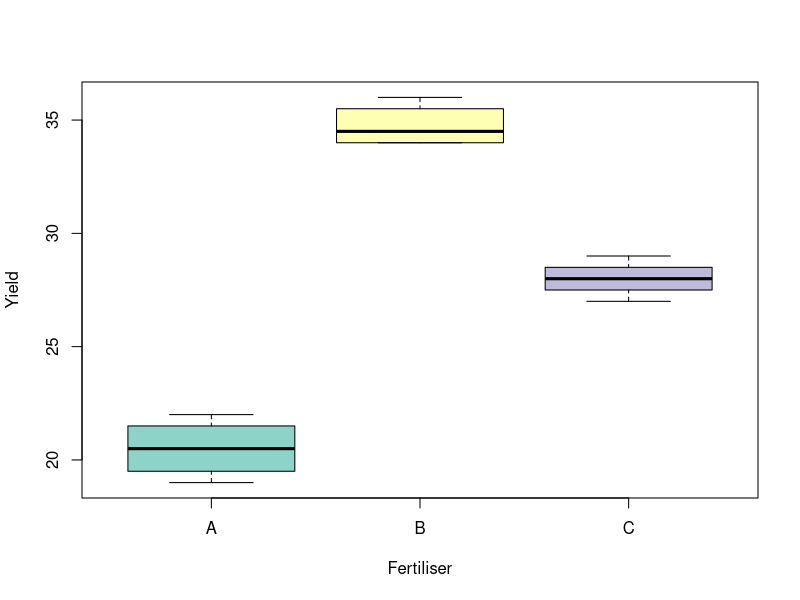
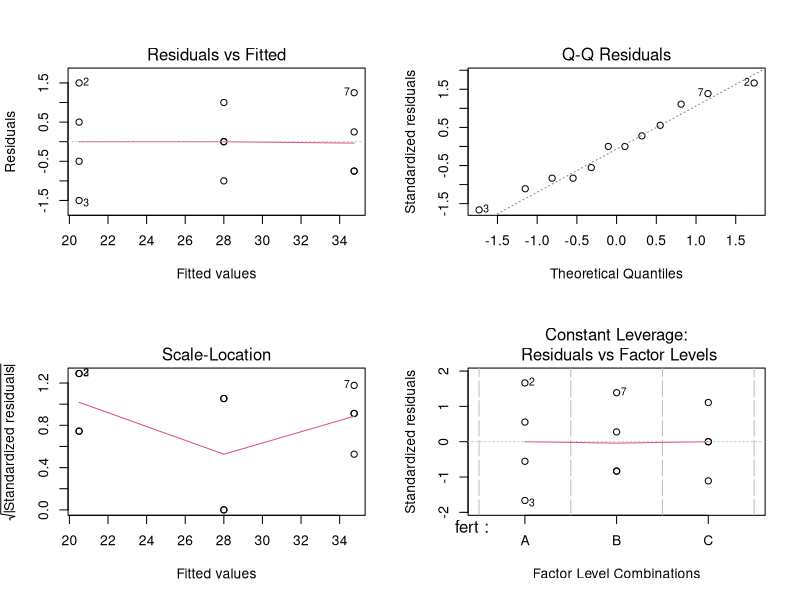
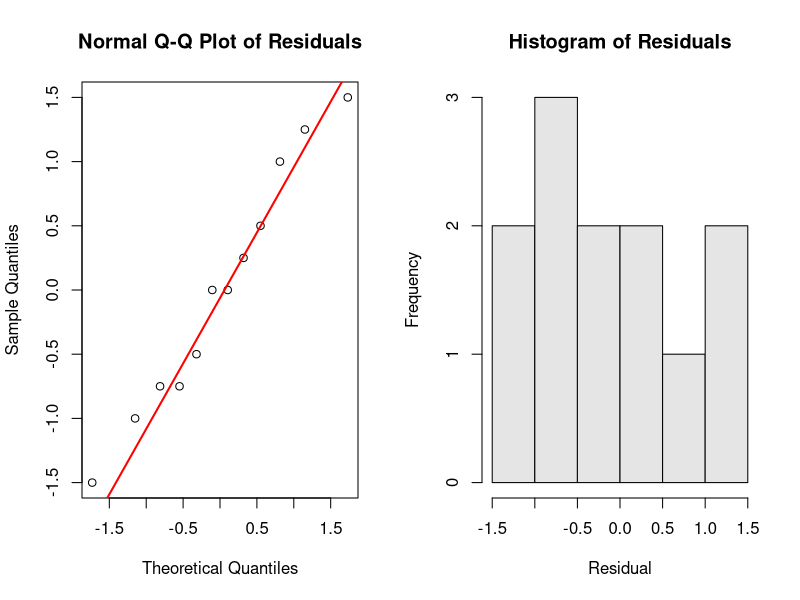
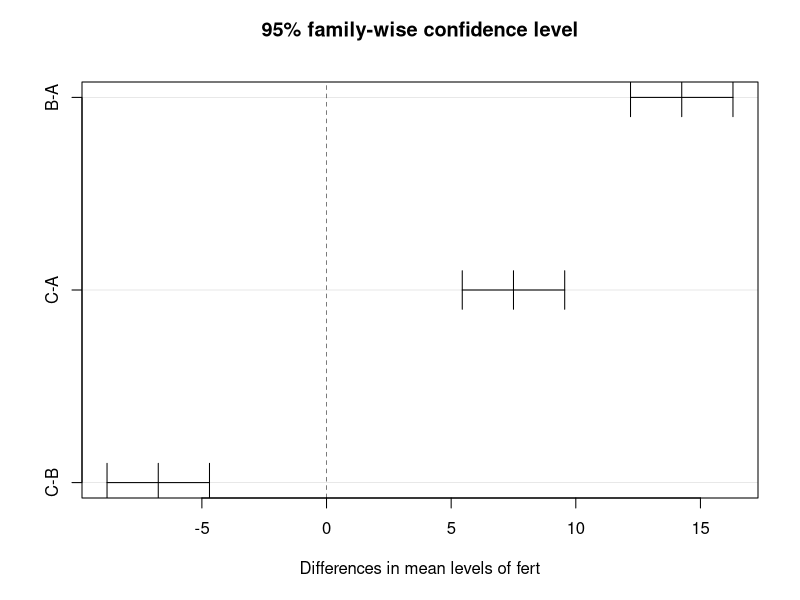
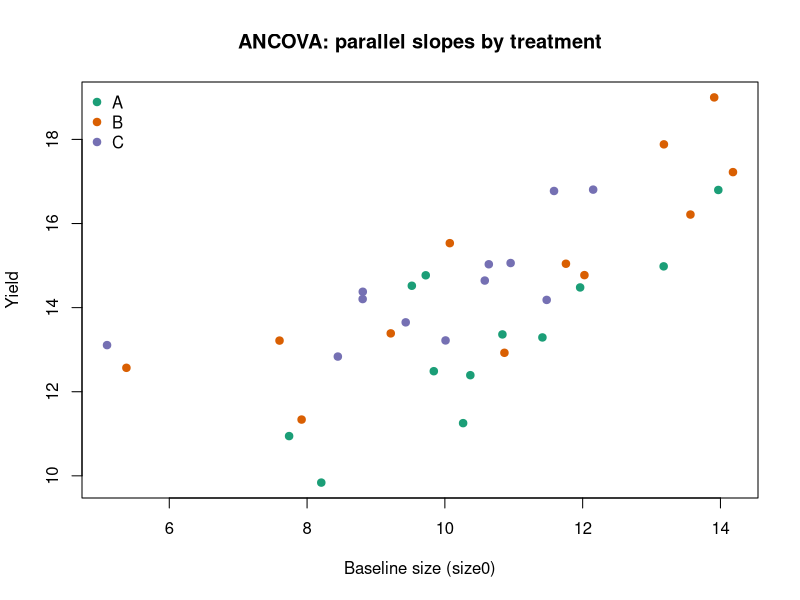
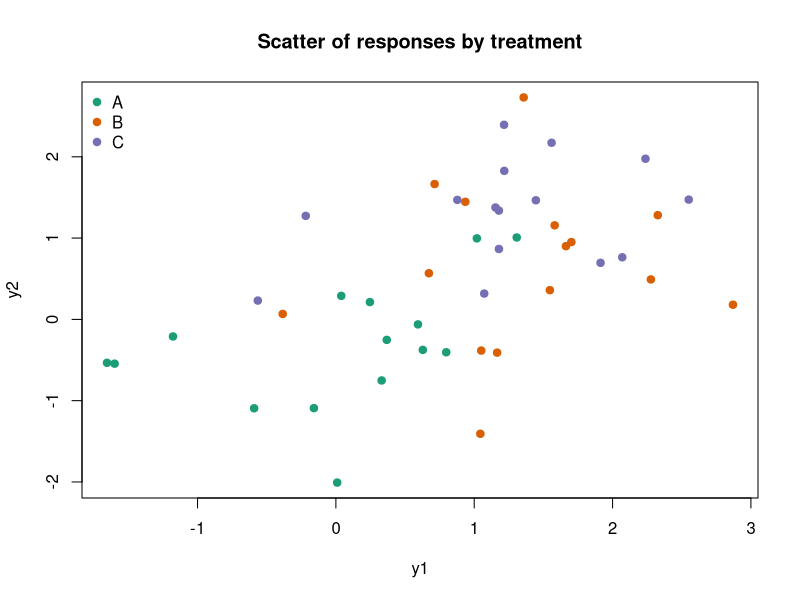
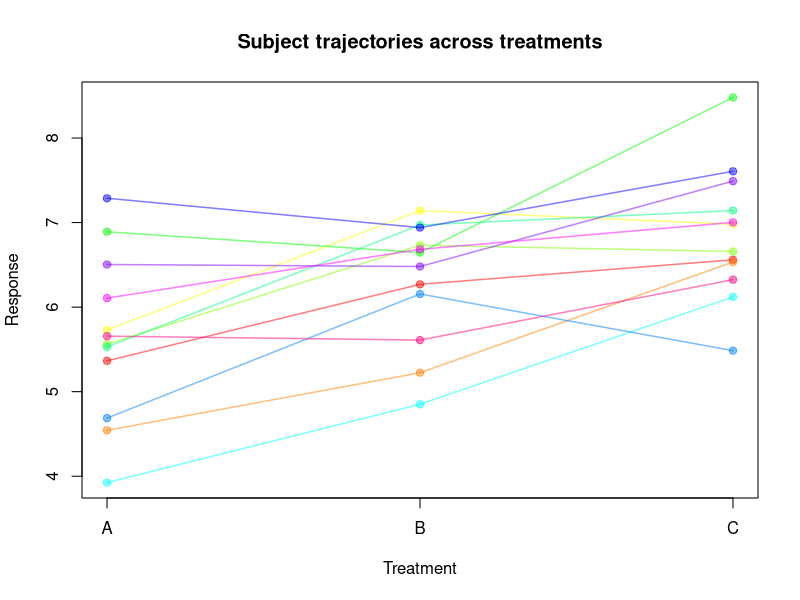
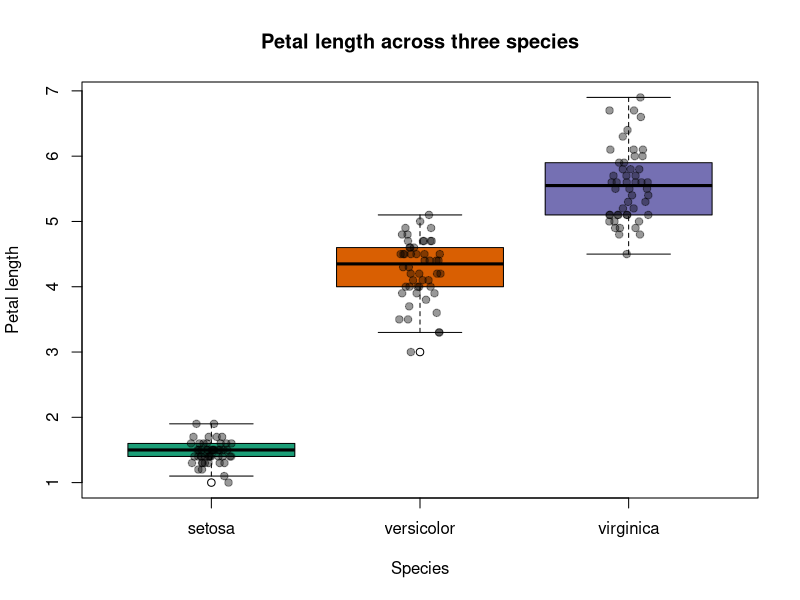

The R script that drew these images, in order:
## ---- chunk 1
# Optional: run once if you want to use Levene's test
# install.packages("car")
## ---- chunk 2
set.seed(42)
x <- rnorm(30, mean = 0, sd = 1.0)
y <- rnorm(30, mean = 0, sd = 1.6)
var.test(x, y)  # F-test for equality of variances
## ---- chunk 3
fert <- data.frame(
  yield = c(20, 22, 19, 21,
            34, 35, 36, 34,
            27, 28, 29, 28),
  fert = factor(rep(c("A","B","C"), each = 4))
)
## ---- chunk 4
head(fert)
summary(fert)
table(fert$fert)
## ---- chunk 5
boxplot(yield ~ fert, data = fert,
        xlab = "Fertiliser", ylab = "Yield",
        col = c("#8dd3c7","#ffffb3","#bebada"))
## ---- chunk 6
fit <- aov(yield ~ fert, data = fert)
summary(fit)
## ---- chunk 7
# Group means and counts
group_means <- tapply(fert$yield, fert$fert, mean)
group_counts <- table(fert$fert)
grand_mean <- mean(fert$yield)

# Between-groups sum of squares (SSB)
SSB <- sum(group_counts * (group_means - grand_mean)^2)

# Within-groups sum of squares (SSW)
SSW <- sum(unlist(tapply(fert$yield, fert$fert, function(v) sum((v - mean(v))^2))))

# Degrees of freedom
k <- length(group_means)
N <- nrow(fert)
df_between <- k - 1
df_within  <- N - k

# Mean squares and F
MSB <- SSB / df_between
MSW <- SSW / df_within
F_manual <- MSB / MSW

# Assemble a manual ANOVA table
anova_manual <- data.frame(
  Source = c("fert", "Residuals"),
  Df     = c(df_between, df_within),
  `Sum Sq`= c(SSB, SSW),
  `Mean Sq`= c(MSB, MSW),
  check.names = FALSE
)
anova_manual
F_manual

# Compare with aov()
anova(aov(yield ~ fert, data = fert))
## ---- chunk 8
par(mfrow = c(2,2))
plot(fit)
par(mfrow = c(1,1))
## ---- chunk 9
# Normality of residuals
shapiro.test(residuals(fit))

# Homogeneity of variances (choose one)
bartlett.test(yield ~ fert, data = fert)        # Bartlett's test (sensitive to non‑normality)
# If you installed 'car':
# car::leveneTest(yield ~ fert, data = fert)    # Levene's test (more robust)
## ---- chunk 10
res <- residuals(fit)
par(mfrow = c(1,2))
qqnorm(res, main = "Normal Q-Q Plot of Residuals")
qqline(res, col = "red", lwd = 2)
hist(res, breaks = 10, col = "gray90", main = "Histogram of Residuals",
     xlab = "Residual")
par(mfrow = c(1,1))
## ---- chunk 11
TukeyHSD(fit)
## ---- chunk 12
plot(TukeyHSD(fit))
## ---- chunk 13
pairwise.t.test(fert$yield, fert$fert, p.adjust.method = "bonferroni")
## ---- chunk 14
set.seed(1)
twoway <- expand.grid(
  fert  = factor(c("A","B","C")),
  block = factor(1:4)
)

twoway$yield <- c(20, 21, 19, 22,
                  34, 33, 36, 35,
                  27, 28, 30, 29) + rnorm(12, 0, 0.6)

tw_fit <- aov(yield ~ fert + block, data = twoway)
summary(tw_fit)
## ---- chunk 15
tw_fit2 <- aov(yield ~ fert * block, data = twoway)
summary(tw_fit2)
## ---- chunk 16
set.seed(2)
n_per <- 12
ancova <- data.frame(
  fert = factor(rep(c("A","B","C"), each = n_per)),
  size0 = rnorm(3 * n_per, mean = 10, sd = 2)
)
# True treatment effect and slope
beta0 <- 5; slope <- 0.8
trt_effect <- c(A = 0, B = 1.2, C = 2.0)
ancova$yield <- with(ancova, beta0 + trt_effect[fert] + slope * size0 + rnorm(nrow(ancova), 0, 1))

# Parallel slopes model (no interaction)
fit_ancova <- aov(yield ~ fert + size0, data = ancova)
summary(fit_ancova)

# Optional: test for non-parallel slopes
fit_ancova_int <- aov(yield ~ fert * size0, data = ancova)
anova(fit_ancova, fit_ancova_int)
## ---- chunk 17
lm_ancova <- lm(yield ~ fert + size0, data = ancova)
cols <- c(A = "#1b9e77", B = "#d95f02", C = "#7570b3")
plot(yield ~ size0, data = ancova, col = cols[fert], pch = 19,
     main = "ANCOVA: parallel slopes by treatment", xlab = "Baseline size (size0)", ylab = "Yield")
legend("topleft", legend = levels(ancova$fert), col = cols, pch = 19, bty = "n")
slope_hat <- coef(lm_ancova)["size0"]
intercepts <- c(
  A = coef(lm_ancova)["(Intercept)"],
  B = coef(lm_ancova)["(Intercept)"] + coef(lm_ancova)["fertB"],
  C = coef(lm_ancova)["(Intercept)"] + coef(lm_ancova)["fertC"]
)
xg <- seq(min(ancova$size0), max(ancova$size0), length.out = 100)
for (g in names(intercepts)) {
  lines(xg, intercepts[g] + slope_hat * xg, col = cols[g], lwd = 2)
}
## ---- chunk 18
set.seed(3)
m <- data.frame(
  fert = factor(rep(c("A","B","C"), each = 15))
)
mu <- cbind(A = c(0, 0), B = c(0.8, 0.4), C = c(1.2, 0.9))
Sigma <- matrix(c(1.0, 0.5, 0.5, 1.2), 2, 2)  # positive correlation
# If MASS is not available, fall back to independent normals
if (!requireNamespace("MASS", quietly = TRUE)) {
  set.seed(3)
  y1 <- c(rnorm(15, mu[1, "A"], sqrt(Sigma[1,1])),
          rnorm(15, mu[1, "B"], sqrt(Sigma[1,1])),
          rnorm(15, mu[1, "C"], sqrt(Sigma[1,1])))
  y2 <- c(rnorm(15, mu[2, "A"], sqrt(Sigma[2,2])),
          rnorm(15, mu[2, "B"], sqrt(Sigma[2,2])),
          rnorm(15, mu[2, "C"], sqrt(Sigma[2,2])))
} else {
  set.seed(3)
  yA <- MASS::mvrnorm(15, mu = mu[, "A"], Sigma = Sigma)
  yB <- MASS::mvrnorm(15, mu = mu[, "B"], Sigma = Sigma)
  yC <- MASS::mvrnorm(15, mu = mu[, "C"], Sigma = Sigma)
  y1 <- c(yA[,1], yB[,1], yC[,1])
  y2 <- c(yA[,2], yB[,2], yC[,2])
}
m$y1 <- y1
m$y2 <- y2

fit_man <- manova(cbind(y1, y2) ~ fert, data = m)
summary(fit_man, test = "Wilks")
## ---- chunk 19
cols <- c(A = "#1b9e77", B = "#d95f02", C = "#7570b3")
plot(m$y1, m$y2, col = cols[m$fert], pch = 19,
     xlab = "y1", ylab = "y2", main = "Scatter of responses by treatment")
legend("topleft", legend = levels(m$fert), col = cols, pch = 19, bty = "n")
## ---- chunk 20
set.seed(4)
subjects <- factor(1:12)
rm_dat <- expand.grid(subject = subjects, treatment = factor(c("A","B","C")))
# Random subject intercepts
subj_eff <- rnorm(length(subjects), 0, 0.8)
rm_dat$response <- with(rm_dat,
  5 + (treatment == "B")*0.8 + (treatment == "C")*1.5 +
  subj_eff[subject] + rnorm(nrow(rm_dat), 0, 0.5)
)
fit_rm <- aov(response ~ treatment + Error(subject/treatment), data = rm_dat)
summary(fit_rm)
## ---- chunk 21
cols <- rainbow(length(subjects), alpha = 0.5)
plot(1, type = "n", xlim = c(1, length(levels(rm_dat$treatment))), ylim = range(rm_dat$response),
     xaxt = "n", xlab = "Treatment", ylab = "Response", main = "Subject trajectories across treatments")
axis(1, at = 1:length(levels(rm_dat$treatment)), labels = levels(rm_dat$treatment))
for (s in levels(subjects)) {
  ds <- subset(rm_dat, subject == s)
  ord <- order(ds$treatment)
  lines(1:length(ord), ds$response[ord], col = cols[as.integer(s)], lwd = 1.5)
  points(1:length(ord), ds$response[ord], col = cols[as.integer(s)], pch = 19)
}
## ---- chunk 22
iris$Species <- factor(iris$Species)

anova_result <- aov(Petal.Length ~ Species, data = iris)
kruskal_result <- kruskal.test(Petal.Length ~ Species, data = iris)

summary(anova_result)
kruskal_result
## ---- chunk 23
boxplot(
  Petal.Length ~ Species,
  data = iris,
  col = c("#1b9e77", "#d95f02", "#7570b3"),
  xlab = "Species",
  ylab = "Petal length",
  main = "Petal length across three species"
)
stripchart(
  Petal.Length ~ Species,
  data = iris,
  vertical = TRUE,
  method = "jitter",
  pch = 19,
  col = rgb(0, 0, 0, 0.4),
  add = TRUE
)
## ---- chunk 24
pairwise.wilcox.test(
  x = iris$Petal.Length,
  g = iris$Species,
  p.adjust.method = "holm",
  exact = FALSE
)
